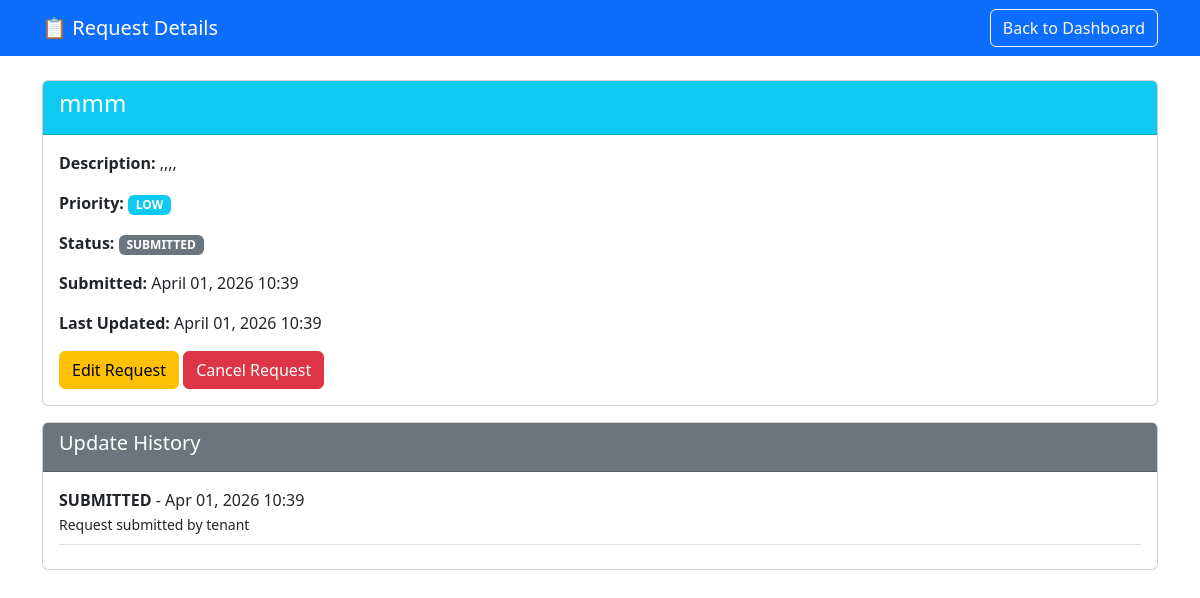
The page /request/1/ (signed in) on the database its author committed.
### maintenance/models.py (models this page shows, shortened)
class MaintenanceRequest(models.Model):
    STATUS_CHOICES = (
        ('submitted', 'Submitted'),
        ('reviewed', 'Reviewed'),
        ('assigned', 'Assigned'),
        ('in_progress', 'In Progress'),
        ('completed', 'Completed'),
        ('cancelled', 'Cancelled'),
    )
    PRIORITY_CHOICES = (
        ('low', 'Low'),
        ('medium', 'Medium'),
        ('high', 'High'),
        ('emergency', 'Emergency'),
    )
    tenant = models.ForeignKey(User, on_delete=models.CASCADE, related_name='requests')
    title = models.CharField(max_length=200)
    description = models.TextField()
    image = models.ImageField(upload_to='issues/', blank=True, null=True)
    status = models.CharField(max_length=20, choices=STATUS_CHOICES, default='submitted')
    priority = models.CharField(max_length=20, choices=PRIORITY_CHOICES, default='medium')
    created_at = models.DateTimeField(auto_now_add=True)
    updated_at = models.DateTimeField(auto_now=True)

class UpdateLog(models.Model):
    request = models.ForeignKey(MaintenanceRequest, on_delete=models.CASCADE, related_name='logs')
    updated_by = models.ForeignKey(User, on_delete=models.CASCADE)
    status = models.CharField(max_length=20)
    notes = models.TextField(blank=True)
    created_at = models.DateTimeField(auto_now_add=True)

### maintenance/views.py (the view)
# urls.py: path('request/<int:request_id>/', views.request_detail_view, name='request_detail'),
@login_required
def request_detail_view(request, request_id):
    if request.user.userprofile.role != 'tenant':
        return HttpResponseForbidden("Only tenants can view request details")
    maintenance_request = get_object_or_404(MaintenanceRequest, id=request_id, tenant=request.user)
    return render(request, 'maintenance/request_detail.html', {'request': maintenance_request})

### templates/maintenance/request_detail.html (shortened to what this page needs)
<!DOCTYPE html>
<html>
<head>
    <link href="https://cdn.jsdelivr.net/npm/bootstrap@5.3.0/dist/css/bootstrap.min.css" rel="stylesheet">
</head>
<body>
    <nav class="navbar navbar-dark bg-primary">
        <div class="container">
            <span class="navbar-brand">📋 Request Details</span>
            <a href="/dashboard/" class="btn btn-outline-light">Back to Dashboard</a>
        </div>
    </nav>
    <div class="container mt-4">
        <div class="card">
            <div class="card-header bg-info text-white">
                <h4>{{ request.title }}</h4>
            </div>
            <div class="card-body">
                <p><strong>Description:</strong> {{ request.description }}</p>
                <p><strong>Priority:</strong>
                    <span class="badge bg-{% if request.priority == 'high' %}danger{% elif request.priority == 'medium' %}warning{% else %}info{% endif %}">
                        {{ request.priority|upper }}
                    </span>
                </p>
                <p><strong>Status:</strong>
                    <span class="badge bg-{% if request.status == 'completed' %}success{% elif request.status == 'in_progress' %}primary{% else %}secondary{% endif %}">
                        {{ request.status|upper }}
                    </span>
                </p>
                <p><strong>Submitted:</strong> {{ request.created_at|date:"F d, Y H:i" }}</p>
                <p><strong>Last Updated:</strong> {{ request.updated_at|date:"F d, Y H:i" }}</p>
                {% if request.status == 'submitted' %}
                <div class="mt-3">
                    <a href="/request/{{ request.id }}/edit/" class="btn btn-warning">Edit Request</a>
                    <a href="/request/{{ request.id }}/cancel/" class="btn btn-danger">Cancel Request</a>
                </div>
                {% endif %}
            </div>
        </div>
        <div class="card mt-3">
            <div class="card-header bg-secondary text-white">
                <h5>Update History</h5>
            </div>
            <div class="card-body">
                {% for log in request.logs.all %}
                <div class="border-bottom mb-2 pb-2">
                    <strong>{{ log.status|upper }}</strong> - {{ log.created_at|date:"M d, Y H:i" }}
                    {% if log.notes %}<br><small>{{ log.notes }}</small>{% endif %}
                </div>
                {% empty %}
                <p>No updates yet.</p>
                {% endfor %}
            </div>
        </div>
    </div>
</body>
</html>

### rows shown on the page
MaintenanceRequest: title "mmm", description ",,,,", priority "LOW", status "SUBMITTED", created_at "April 01, 2026 10:39", updated_at "April 01, 2026 10:39"
UpdateLog: status "SUBMITTED", created_at "Apr 01, 2026 10:39", notes "Request submitted by tenant"
